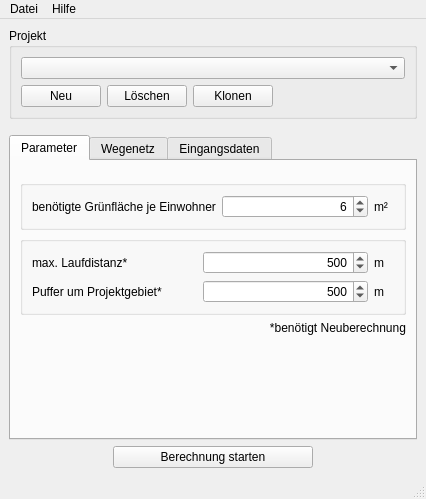
<?xml version="1.0" encoding="UTF-8"?>
<ui version="4.0">
 <class>OTPMainWindow</class>
 <widget class="QMainWindow" name="OTPMainWindow">
  <property name="geometry">
   <rect>
    <x>0</x>
    <y>0</y>
    <width>426</width>
    <height>499</height>
   </rect>
  </property>
  <property name="windowTitle">
   <string>GGR OpenTripPlanner Plugin</string>
  </property>
  <widget class="QWidget" name="centralwidget">
   <layout class="QGridLayout" name="gridLayout">
    <item row="0" column="0">
     <layout class="QHBoxLayout" name="horizontalLayout_5">
      <item>
       <widget class="QGroupBox" name="groupBox_4">
        <property name="title">
         <string>Projekt</string>
        </property>
        <layout class="QVBoxLayout" name="verticalLayout_2">
         <item>
          <widget class="QComboBox" name="project_combo">
           <property name="minimumSize">
            <size>
             <width>300</width>
             <height>0</height>
            </size>
           </property>
          </widget>
         </item>
         <item>
          <layout class="QHBoxLayout" name="horizontalLayout_2">
           <item>
            <widget class="QPushButton" name="create_project_button">
             <property name="maximumSize">
              <size>
               <width>150</width>
               <height>16777215</height>
              </size>
             </property>
             <property name="text">
              <string>Neu</string>
             </property>
            </widget>
           </item>
           <item>
            <widget class="QPushButton" name="remove_project_button">
             <property name="maximumSize">
              <size>
               <width>80</width>
               <height>16777215</height>
              </size>
             </property>
             <property name="text">
              <string>Löschen</string>
             </property>
            </widget>
           </item>
           <item>
            <widget class="QPushButton" name="clone_project_button">
             <property name="maximumSize">
              <size>
               <width>80</width>
               <height>16777215</height>
              </size>
             </property>
             <property name="text">
              <string>Klonen</string>
             </property>
            </widget>
           </item>
           <item>
            <spacer name="horizontalSpacer_9">
             <property name="orientation">
              <enum>Qt::Horizontal</enum>
             </property>
             <property name="sizeHint" stdset="0">
              <size>
               <width>40</width>
               <height>20</height>
              </size>
             </property>
            </spacer>
           </item>
          </layout>
         </item>
        </layout>
       </widget>
      </item>
     </layout>
    </item>
    <item row="6" column="0">
     <spacer name="verticalSpacer_5">
      <property name="orientation">
       <enum>Qt::Vertical</enum>
      </property>
      <property name="sizeType">
       <enum>QSizePolicy::Fixed</enum>
      </property>
      <property name="sizeHint" stdset="0">
       <size>
        <width>20</width>
        <height>10</height>
       </size>
      </property>
     </spacer>
    </item>
    <item row="8" column="0">
     <layout class="QHBoxLayout" name="horizontalLayout_4">
      <item>
       <spacer name="horizontalSpacer_4">
        <property name="orientation">
         <enum>Qt::Horizontal</enum>
        </property>
        <property name="sizeHint" stdset="0">
         <size>
          <width>40</width>
          <height>20</height>
         </size>
        </property>
       </spacer>
      </item>
      <item>
       <widget class="QPushButton" name="start_calculation_button">
        <property name="minimumSize">
         <size>
          <width>200</width>
          <height>0</height>
         </size>
        </property>
        <property name="toolTip">
         <string>Berechnungen starten</string>
        </property>
        <property name="text">
         <string>Berechnung starten</string>
        </property>
        <property name="checkable">
         <bool>false</bool>
        </property>
       </widget>
      </item>
      <item>
       <spacer name="horizontalSpacer_3">
        <property name="orientation">
         <enum>Qt::Horizontal</enum>
        </property>
        <property name="sizeHint" stdset="0">
         <size>
          <width>40</width>
          <height>20</height>
         </size>
        </property>
       </spacer>
      </item>
     </layout>
    </item>
    <item row="7" column="0">
     <widget class="QTabWidget" name="tabWidget">
      <property name="currentIndex">
       <number>0</number>
      </property>
      <widget class="QWidget" name="tab_2">
       <attribute name="title">
        <string>Parameter</string>
       </attribute>
       <layout class="QVBoxLayout" name="verticalLayout_5">
        <item>
         <spacer name="verticalSpacer_8">
          <property name="orientation">
           <enum>Qt::Vertical</enum>
          </property>
          <property name="sizeType">
           <enum>QSizePolicy::Fixed</enum>
          </property>
          <property name="sizeHint" stdset="0">
           <size>
            <width>20</width>
            <height>10</height>
           </size>
          </property>
         </spacer>
        </item>
        <item>
         <widget class="QGroupBox" name="groupBox_2">
          <property name="title">
           <string/>
          </property>
          <layout class="QGridLayout" name="gridLayout_2">
           <item row="0" column="0">
            <widget class="QLabel" name="label_24">
             <property name="toolTip">
              <string>maximale Distanz, die auf der Route zu Fuß zurückgelegt werden darf 
maximal einstellbarer Wert entspricht unendlich 
ACHTUNG: wird ignori</string>
             </property>
             <property name="text">
              <string>benötigte Grünfläche je Einwohner</string>
             </property>
            </widget>
           </item>
           <item row="0" column="1">
            <widget class="QSpinBox" name="required_green_edit">
             <property name="toolTip">
              <string>maximale Distanz, die auf der Route zu Fuß zurückgelegt werden darf 
maximal einstellbarer Wert entspricht unendlich 
ACHTUNG: wird ignori</string>
             </property>
             <property name="alignment">
              <set>Qt::AlignRight|Qt::AlignTrailing|Qt::AlignVCenter</set>
             </property>
             <property name="maximum">
              <number>1000</number>
             </property>
             <property name="value">
              <number>6</number>
             </property>
            </widget>
           </item>
           <item row="0" column="2">
            <widget class="QLabel" name="label_22">
             <property name="sizePolicy">
              <sizepolicy hsizetype="Minimum" vsizetype="Preferred">
               <horstretch>0</horstretch>
               <verstretch>0</verstretch>
              </sizepolicy>
             </property>
             <property name="maximumSize">
              <size>
               <width>20</width>
               <height>16777215</height>
              </size>
             </property>
             <property name="toolTip">
              <string/>
             </property>
             <property name="text">
              <string>m²</string>
             </property>
            </widget>
           </item>
          </layout>
         </widget>
        </item>
        <item>
         <widget class="QGroupBox" name="groupBox_8">
          <property name="title">
           <string/>
          </property>
          <layout class="QGridLayout" name="gridLayout_15">
           <item row="2" column="2">
            <widget class="QLabel" name="label_18">
             <property name="sizePolicy">
              <sizepolicy hsizetype="Minimum" vsizetype="Preferred">
               <horstretch>0</horstretch>
               <verstretch>0</verstretch>
              </sizepolicy>
             </property>
             <property name="maximumSize">
              <size>
               <width>20</width>
               <height>16777215</height>
              </size>
             </property>
             <property name="toolTip">
              <string/>
             </property>
             <property name="text">
              <string>m</string>
             </property>
            </widget>
           </item>
           <item row="3" column="1">
            <widget class="QSpinBox" name="project_buffer_edit">
             <property name="toolTip">
              <string>maximale Anzahl der Umstiege auf der Route</string>
             </property>
             <property name="alignment">
              <set>Qt::AlignRight|Qt::AlignTrailing|Qt::AlignVCenter</set>
             </property>
             <property name="maximum">
              <number>10000</number>
             </property>
             <property name="value">
              <number>500</number>
             </property>
            </widget>
           </item>
           <item row="2" column="1">
            <widget class="QSpinBox" name="max_walk_dist_edit">
             <property name="toolTip">
              <string>maximale Distanz, die auf der Route zu Fuß zurückgelegt werden darf 
maximal einstellbarer Wert entspricht unendlich 
ACHTUNG: wird ignori</string>
             </property>
             <property name="alignment">
              <set>Qt::AlignRight|Qt::AlignTrailing|Qt::AlignVCenter</set>
             </property>
             <property name="maximum">
              <number>50000</number>
             </property>
             <property name="value">
              <number>500</number>
             </property>
            </widget>
           </item>
           <item row="2" column="0">
            <widget class="QLabel" name="label_17">
             <property name="toolTip">
              <string>maximale Distanz, die auf der Route zu Fuß zurückgelegt werden darf 
maximal einstellbarer Wert entspricht unendlich 
ACHTUNG: wird ignori</string>
             </property>
             <property name="text">
              <string>max. Laufdistanz*</string>
             </property>
            </widget>
           </item>
           <item row="3" column="2">
            <widget class="QLabel" name="label_21">
             <property name="sizePolicy">
              <sizepolicy hsizetype="Minimum" vsizetype="Preferred">
               <horstretch>0</horstretch>
               <verstretch>0</verstretch>
              </sizepolicy>
             </property>
             <property name="maximumSize">
              <size>
               <width>20</width>
               <height>16777215</height>
              </size>
             </property>
             <property name="toolTip">
              <string/>
             </property>
             <property name="text">
              <string>m</string>
             </property>
            </widget>
           </item>
           <item row="3" column="0">
            <widget class="QLabel" name="label_23">
             <property name="toolTip">
              <string>maximale Anzahl der Umstiege auf der Route</string>
             </property>
             <property name="text">
              <string>Puffer um Projektgebiet*</string>
             </property>
            </widget>
           </item>
          </layout>
         </widget>
        </item>
        <item>
         <widget class="QLabel" name="label_25">
          <property name="toolTip">
           <string>maximale Anzahl der Umstiege auf der Route</string>
          </property>
          <property name="text">
           <string>*benötigt Neuberechnung</string>
          </property>
          <property name="alignment">
           <set>Qt::AlignRight|Qt::AlignTrailing|Qt::AlignVCenter</set>
          </property>
         </widget>
        </item>
        <item>
         <spacer name="verticalSpacer_9">
          <property name="orientation">
           <enum>Qt::Vertical</enum>
          </property>
          <property name="sizeHint" stdset="0">
           <size>
            <width>20</width>
            <height>40</height>
           </size>
          </property>
         </spacer>
        </item>
       </layout>
      </widget>
      <widget class="QWidget" name="tab_3">
       <attribute name="title">
        <string>Wegenetz</string>
       </attribute>
       <layout class="QVBoxLayout" name="verticalLayout">
        <item>
         <spacer name="verticalSpacer_16">
          <property name="orientation">
           <enum>Qt::Vertical</enum>
          </property>
          <property name="sizeType">
           <enum>QSizePolicy::Fixed</enum>
          </property>
          <property name="sizeHint" stdset="0">
           <size>
            <width>20</width>
            <height>10</height>
           </size>
          </property>
         </spacer>
        </item>
        <item>
         <widget class="QGroupBox" name="groupBox_3">
          <property name="title">
           <string>Router</string>
          </property>
          <layout class="QGridLayout" name="gridLayout_13">
           <item row="0" column="0">
            <widget class="QComboBox" name="router_combo">
             <property name="minimumSize">
              <size>
               <width>0</width>
               <height>0</height>
              </size>
             </property>
            </widget>
           </item>
           <item row="3" column="0">
            <layout class="QHBoxLayout" name="horizontalLayout_3">
             <item>
              <widget class="QPushButton" name="build_router_button">
               <property name="text">
                <string>Neu bauen</string>
               </property>
              </widget>
             </item>
             <item>
              <spacer name="horizontalSpacer_10">
               <property name="orientation">
                <enum>Qt::Horizontal</enum>
               </property>
               <property name="sizeHint" stdset="0">
                <size>
                 <width>40</width>
                 <height>20</height>
                </size>
               </property>
              </spacer>
             </item>
             <item>
              <widget class="QPushButton" name="open_router_button">
               <property name="text">
                <string>Ordner öffnen</string>
               </property>
              </widget>
             </item>
             <item>
              <widget class="QPushButton" name="open_josm_button">
               <property name="text">
                <string>in JOSM öffnen</string>
               </property>
              </widget>
             </item>
            </layout>
           </item>
           <item row="1" column="0">
            <layout class="QHBoxLayout" name="horizontalLayout">
             <item>
              <widget class="QPushButton" name="create_router_button">
               <property name="text">
                <string>Neu</string>
               </property>
              </widget>
             </item>
             <item>
              <spacer name="horizontalSpacer_8">
               <property name="orientation">
                <enum>Qt::Horizontal</enum>
               </property>
               <property name="sizeHint" stdset="0">
                <size>
                 <width>40</width>
                 <height>20</height>
                </size>
               </property>
              </spacer>
             </item>
             <item>
              <widget class="QPushButton" name="remove_router_button">
               <property name="maximumSize">
                <size>
                 <width>80</width>
                 <height>16777215</height>
                </size>
               </property>
               <property name="text">
                <string>Löschen</string>
               </property>
              </widget>
             </item>
            </layout>
           </item>
           <item row="2" column="0">
            <widget class="Line" name="line">
             <property name="orientation">
              <enum>Qt::Horizontal</enum>
             </property>
            </widget>
           </item>
          </layout>
         </widget>
        </item>
        <item>
         <spacer name="verticalSpacer_17">
          <property name="orientation">
           <enum>Qt::Vertical</enum>
          </property>
          <property name="sizeType">
           <enum>QSizePolicy::Fixed</enum>
          </property>
          <property name="sizeHint" stdset="0">
           <size>
            <width>20</width>
            <height>10</height>
           </size>
          </property>
         </spacer>
        </item>
        <item>
         <widget class="QGroupBox" name="groupBox">
          <property name="title">
           <string>Routingparameter</string>
          </property>
          <layout class="QGridLayout" name="gridLayout_5">
           <item row="1" column="0">
            <spacer name="verticalSpacer_18">
             <property name="orientation">
              <enum>Qt::Vertical</enum>
             </property>
             <property name="sizeType">
              <enum>QSizePolicy::Fixed</enum>
             </property>
             <property name="sizeHint" stdset="0">
              <size>
               <width>20</width>
               <height>5</height>
              </size>
             </property>
            </spacer>
           </item>
           <item row="0" column="1">
            <widget class="QDoubleSpinBox" name="walk_speed_edit">
             <property name="toolTip">
              <string>maximale Laufgeschwindigkeit</string>
             </property>
             <property name="alignment">
              <set>Qt::AlignRight|Qt::AlignTrailing|Qt::AlignVCenter</set>
             </property>
             <property name="singleStep">
              <double>0.100000000000000</double>
             </property>
            </widget>
           </item>
           <item row="0" column="2">
            <widget class="QLabel" name="label_16">
             <property name="minimumSize">
              <size>
               <width>50</width>
               <height>0</height>
              </size>
             </property>
             <property name="maximumSize">
              <size>
               <width>20</width>
               <height>16777215</height>
              </size>
             </property>
             <property name="text">
              <string>m/s</string>
             </property>
            </widget>
           </item>
           <item row="0" column="0">
            <widget class="QLabel" name="label_15">
             <property name="toolTip">
              <string>maximale Laufgeschwindigkeit</string>
             </property>
             <property name="text">
              <string>max. Laufgeschwindigkeit</string>
             </property>
            </widget>
           </item>
          </layout>
         </widget>
        </item>
        <item>
         <spacer name="verticalSpacer_3">
          <property name="orientation">
           <enum>Qt::Vertical</enum>
          </property>
          <property name="sizeHint" stdset="0">
           <size>
            <width>20</width>
            <height>40</height>
           </size>
          </property>
         </spacer>
        </item>
       </layout>
      </widget>
      <widget class="QWidget" name="tab">
       <attribute name="title">
        <string>Eingangsdaten</string>
       </attribute>
       <layout class="QVBoxLayout" name="verticalLayout_4">
        <item>
         <spacer name="verticalSpacer_2">
          <property name="orientation">
           <enum>Qt::Vertical</enum>
          </property>
          <property name="sizeType">
           <enum>QSizePolicy::Fixed</enum>
          </property>
          <property name="sizeHint" stdset="0">
           <size>
            <width>20</width>
            <height>10</height>
           </size>
          </property>
         </spacer>
        </item>
        <item>
         <layout class="QGridLayout" name="gridLayout_3">
          <item row="0" column="0">
           <widget class="QLabel" name="label_5">
            <property name="text">
             <string>Projektgebiet</string>
            </property>
           </widget>
          </item>
          <item row="7" column="1">
           <widget class="QPushButton" name="import_green_spaces_button">
            <property name="text">
             <string>Import</string>
            </property>
           </widget>
          </item>
          <item row="3" column="2">
           <widget class="QPushButton" name="reset_blocks_button">
            <property name="text">
             <string>Zurücksetzen</string>
            </property>
           </widget>
          </item>
          <item row="7" column="2">
           <widget class="QPushButton" name="reset_green_spaces_button">
            <property name="text">
             <string>Zurücksetzen</string>
            </property>
           </widget>
          </item>
          <item row="2" column="0">
           <widget class="QLabel" name="label_2">
            <property name="text">
             <string>Adressen</string>
            </property>
           </widget>
          </item>
          <item row="2" column="2">
           <widget class="QPushButton" name="reset_addresses_button">
            <property name="text">
             <string>Zurücksetzen</string>
            </property>
           </widget>
          </item>
          <item row="5" column="0">
           <spacer name="verticalSpacer_11">
            <property name="orientation">
             <enum>Qt::Vertical</enum>
            </property>
            <property name="sizeType">
             <enum>QSizePolicy::Fixed</enum>
            </property>
            <property name="sizeHint" stdset="0">
             <size>
              <width>20</width>
              <height>10</height>
             </size>
            </property>
           </spacer>
          </item>
          <item row="0" column="1">
           <widget class="QPushButton" name="import_project_area_button">
            <property name="text">
             <string>Import</string>
            </property>
           </widget>
          </item>
          <item row="2" column="1">
           <widget class="QPushButton" name="import_addresses_button">
            <property name="text">
             <string>Import</string>
            </property>
           </widget>
          </item>
          <item row="0" column="2">
           <widget class="QPushButton" name="reset_project_area_button">
            <property name="text">
             <string>Zurücksetzen</string>
            </property>
           </widget>
          </item>
          <item row="3" column="1">
           <widget class="QPushButton" name="import_blocks_button">
            <property name="text">
             <string>Import</string>
            </property>
           </widget>
          </item>
          <item row="3" column="0">
           <widget class="QLabel" name="label_4">
            <property name="text">
             <string>Baublöcke</string>
            </property>
           </widget>
          </item>
          <item row="1" column="0">
           <spacer name="verticalSpacer_12">
            <property name="orientation">
             <enum>Qt::Vertical</enum>
            </property>
            <property name="sizeType">
             <enum>QSizePolicy::Fixed</enum>
            </property>
            <property name="sizeHint" stdset="0">
             <size>
              <width>20</width>
              <height>10</height>
             </size>
            </property>
           </spacer>
          </item>
          <item row="7" column="0">
           <widget class="QLabel" name="label_3">
            <property name="text">
             <string>Grünflächen</string>
            </property>
           </widget>
          </item>
          <item row="6" column="0">
           <widget class="QLabel" name="label">
            <property name="text">
             <string>Eingänge der Grünflächen</string>
            </property>
           </widget>
          </item>
          <item row="6" column="1">
           <widget class="QPushButton" name="import_green_entrances_button">
            <property name="text">
             <string>Import</string>
            </property>
           </widget>
          </item>
          <item row="6" column="2">
           <widget class="QPushButton" name="reset_green_entrances_button">
            <property name="text">
             <string>Zurücksetzen</string>
            </property>
           </widget>
          </item>
          <item row="5" column="3">
           <spacer name="horizontalSpacer">
            <property name="orientation">
             <enum>Qt::Horizontal</enum>
            </property>
            <property name="sizeHint" stdset="0">
             <size>
              <width>40</width>
              <height>20</height>
             </size>
            </property>
           </spacer>
          </item>
         </layout>
        </item>
        <item>
         <spacer name="verticalSpacer">
          <property name="orientation">
           <enum>Qt::Vertical</enum>
          </property>
          <property name="sizeHint" stdset="0">
           <size>
            <width>20</width>
            <height>40</height>
           </size>
          </property>
         </spacer>
        </item>
       </layout>
      </widget>
     </widget>
    </item>
   </layout>
  </widget>
  <widget class="QMenuBar" name="menubar">
   <property name="geometry">
    <rect>
     <x>0</x>
     <y>0</y>
     <width>426</width>
     <height>22</height>
    </rect>
   </property>
   <widget class="QMenu" name="menuDatei">
    <property name="title">
     <string>Datei</string>
    </property>
    <addaction name="settings_action"/>
    <addaction name="separator"/>
    <addaction name="close_action"/>
   </widget>
   <widget class="QMenu" name="menuHilfe">
    <property name="title">
     <string>Hilfe</string>
    </property>
    <addaction name="manual_action"/>
    <addaction name="separator"/>
    <addaction name="info_action"/>
   </widget>
   <addaction name="menuDatei"/>
   <addaction name="menuHilfe"/>
  </widget>
  <widget class="QStatusBar" name="statusbar"/>
  <action name="info_action">
   <property name="text">
    <string>Über</string>
   </property>
  </action>
  <action name="close_action">
   <property name="text">
    <string>Schließen</string>
   </property>
  </action>
  <action name="load_config_action">
   <property name="text">
    <string>Laden</string>
   </property>
  </action>
  <action name="save_config_action">
   <property name="text">
    <string>Speichern unter</string>
   </property>
  </action>
  <action name="reset_config_action">
   <property name="text">
    <string>Auf defaults zurücksetzen</string>
   </property>
  </action>
  <action name="actiona">
   <property name="text">
    <string>a</string>
   </property>
  </action>
  <action name="actiona_2">
   <property name="text">
    <string>a</string>
   </property>
  </action>
  <action name="manual_action">
   <property name="text">
    <string>Anleitung</string>
   </property>
  </action>
  <action name="settings_action">
   <property name="text">
    <string>Einstellungen</string>
   </property>
  </action>
 </widget>
 <resources/>
 <connections/>
</ui>
